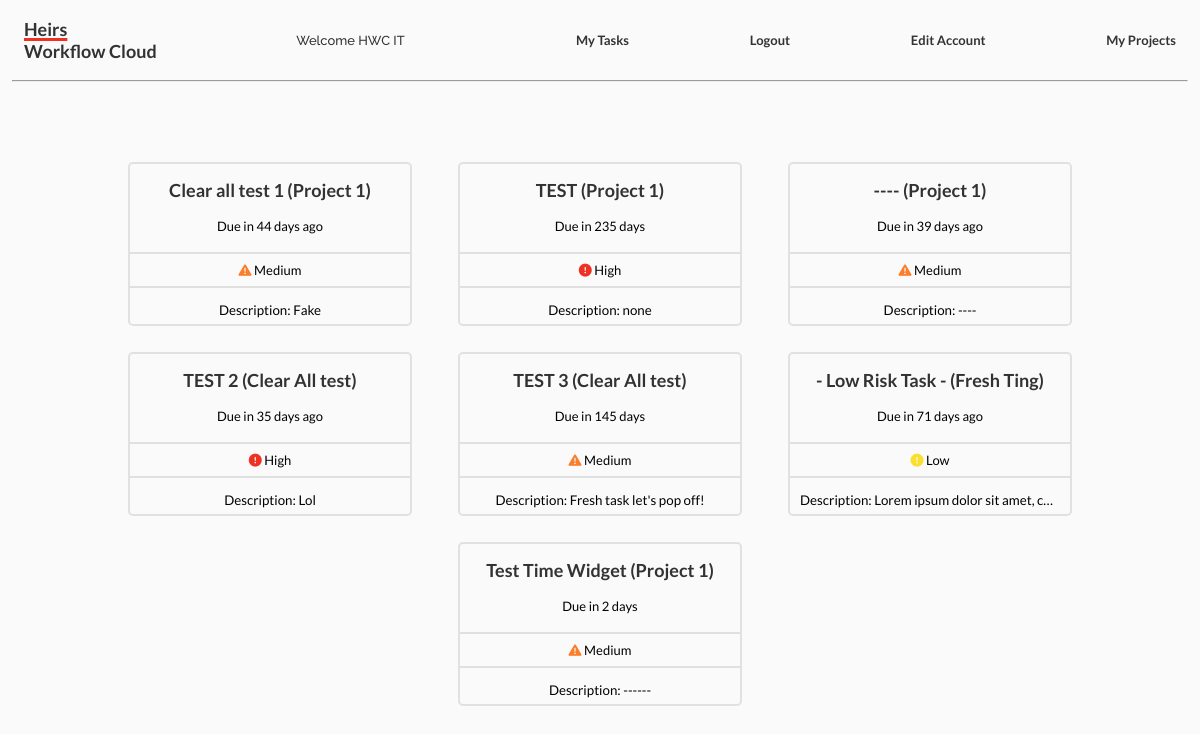
Page /tasks/ (signed in) on the committed database.
### tasktable/models.py (models this page shows, shortened)
class Task(models.Model):
    name = models.CharField(max_length=50, unique=True)
    description = models.CharField(max_length=260)
    assigned_date = models.DateTimeField(
        'Date Assigned', default=timezone.now, blank=True)
    due_date = models.DateTimeField('Date Due')
    importance = models.CharField(choices=IMPORTANCE, max_length=6)
    assignees = models.ManyToManyField(User, related_name='assignees')
    manager = models.ForeignKey(
        User, on_delete=models.CASCADE, related_name='manager')
    references = models.ManyToManyField(
        File, blank=True, related_name='references')
    submissions = models.ManyToManyField(File, blank=True)
    due_in = get_time_until_due
    project = models.ForeignKey(
        Project, on_delete=models.CASCADE, null=True)
    state = models.CharField(
        choices=STATE, max_length=18, blank=True
    )
    status = models.ManyToManyField(
        Status, blank=True)
    approved = models.BooleanField(default=False)
    pre_approved = models.BooleanField(default=False)
    feedback = models.CharField(max_length=1000, null=True, blank=True)

class Project(models.Model):
    name = models.CharField(max_length=50, unique=True)
    members = models.ManyToManyField(User)
    founding_date = models.DateTimeField(default=timezone.now, blank=True)
    def __str__(self):
        return self.name

### tasktable/views.py (the view)
# urls.py: path('', views.mytasks, name='tasks'),
def mytasks(request):
    if request.user.is_authenticated:
        my_tasks = []
        user_id = request.user.id
        current_user = User.objects.get(id=user_id)
        all_tasks = Task.objects.all()
        for task in all_tasks:
            if current_user in task.assignees.all():
                my_tasks.append(task)
        template = loader.get_template('tasks/index.html')
        context = {
            'all_tasks': my_tasks,
        }
        return HttpResponse(template.render(context, request))
    else:
        raise PermissionDenied

### tasktable/models.py (called while the page is built)
def get_time_until_due(instance):
    delta = instance.due_date - datetime.now(timezone.utc)
    if delta.days > 0:
        return '{0} days'.format(delta.days)
    elif delta.days == 0:
        return 'today'
    elif delta.days == -1:
        return 'yesterday'
    elif delta.days == 1:
        return 'tomorrow'
    else:
        return '{0} days ago'.format(abs(delta.days))

### tasktable/templates/tasks/index.html
{% extends 'tasks/base.html' %}
{% block content %}
{% if all_tasks %}
<div class='tasks'>
        {% for task in all_tasks %}
        <div class='hover3d' onclick="location.href='/tasks/{{ task.id }}'">
                <div class='task' onclick="location.href='/tasks/{{ task.id }}'">
                        {% if can_edit %}
                        <h2><a href="{{ task.id }}/">{{ task.name }} ({{ task.project }})</a> - <a
                                        href="{{ task.id }}/edit">Edit</a>
                        </h2>
                        {% else %}
                        <h2><a href="{{ task.id }}/">{{ task.name }} ({{ task.project }})</a></h2>
                        {% endif %}
                        <h4>Due in {{ task.due_in }}</h4>
                        {% if task.importance == 'High' %}
                        <h6> <i class="red fas fa-exclamation-circle"></i> {{ task.importance }}</h6>
                        {% elif task.importance == 'Medium' %}
                        <h6> <i class="orange fas fa-exclamation-triangle"></i> {{ task.importance }}</h6>
                        {% else %}
                        <h6> <i class="yellow fas fa-exclamation-circle"></i> {{ task.importance }}</h6>
                        {% endif %}
                        <div class='scroll-box-para'>
                                <p>Description: {{ task.description }}</p>
                        </div>
                </div>
        </div>
        {% endfor %}
</div>
{% else %}
<p>No active tasks.</p>
{% endif %}
{% endblock %}

### tasktable/templates/tasks/base.html (shortened to what this page needs)
<!DOCTYPE html>
<html lang="en">
<head>
    {% load static %}
    <link rel='stylesheet' href="{% static 'style.css' %}">
    <link rel="stylesheet" href="{% static 'date-picker/jquery-ui.css' %}">
</head>
<body>
    <div class="navbar">
        <div id="logo">
            <a href="/user/home">
                <h1> <span id='highlight'>Heirs</span> <br> Workflow Cloud</h1>
            </a>
        </div>
        <h3 id='welcome'>Welcome {{ request.user.first_name }}</h3>
        <div class='nav-links'>
            <ul>
                <li class="link"><a href="/tasks">My Tasks</a></li>
                <li class="link"><a href="/user/logout">Logout</a></li>
                <li class="link"><a href="/admin/password_change/">Edit Account</a></li>
                <li class="link"><a href="/myprojects">My Projects</a></li>
            </ul>
        </div>
    </div>
    <hr>
    {% block content %}
    {% endblock%}
    {% load static %}
</body>
</html>

### tasktable/static/style.css (style rules this page uses)
* { outline: none; }
.navbar { display: flex; color:rgba(0, 0, 0, 0.8); align-items: center; height: 10vh; justify-content: space-between; }
.nav-links { display: flex; justify-content: space-between; margin-right: 2vw; }
#logo { font-size: xx-small; font-family: 'Raleway', sans-serif; font-weight: 800; margin-left: 2vw; }
#welcome { font-size: small; font-family: 'Raleway', sans-serif; font-weight: 500; }
div.nav-links>ul { display: flex; font-family: 'Raleway', sans-serif; font-weight: 600; font-size: small; color:rgba(0, 0, 0, 0.8); align-items: center; justify-content: space-between; width: 50vw; }
.nav-links ul li { list-style: none; justify-self: space-around; }
a { color: rgba(0, 0, 0, 0.8); text-decoration: none; outline: none; font-family: 'Lato', sans-serif; transition: 250ms ease-in-out; }
body { margin: 0; padding: 0; background-color: rgb(250, 250, 250); overflow-x: hidden; overflow-y: auto; font-family: 'Lato', sans-serif; }
hr { margin: 0 1vw 5vh 1vw; color: #000000AA; border-radius: 1px; background: #00000000; }
p { font-size: smaller; }
ul { list-style: none; margin: 0; padding-left: 4ch; }
h3, h2 { font-family: 'Raleway', sans-serif !important; font-size: large; margin: initial 10px; overflow: hidden; text-overflow: ellipsis; white-space: nowrap; }
h4, h6 { font-size: small; font-weight: 400; font-family: 'Lato', sans-serif; }
h6 { width: 100%; border-top: 2px solid rgba(0, 0, 0, 0.1); border-bottom: 2px solid rgba(0, 0, 0, 0.1); padding: 1vh 0; transition: .35s ease-in-out; margin: 10px 0; }
.red { color: #EE3123; }
.orange { color: #fa7f2d; }
.yellow { color: #fadf2d; }
.task { text-align: center; width: 280px; height: 160px; font-family: 'Lato', sans-serif; border: 2px solid rgba(0, 0, 0, 0.1); border-radius: 5px; cursor: pointer; margin-bottom: 2.5vh; }
.scroll-box-para p { line-height: 3vh; height: 5vh; max-width: 100%; margin: 0 10px; overflow: hidden; text-overflow: ellipsis; white-space: nowrap; }
.hover3d, .hover3d-p { cursor: pointer; transition: .3 ease-in-out; border-radius: 5px; }
.tasks { display: flex; flex-wrap: wrap; margin: 10vh 50%; justify-content: space-around; transform: translate(-50%, 0); width: 82vw; gap: 0.5vw; }
i { color: #EE3123; }
#highlight { text-decoration: underline #EE3123 0.15em; }

### rows in the picture
Task: name "Clear all test 1", project "Project 1", due_in "44 days ago", importance "Medium", description "Fake"
Task: name "TEST", project "Project 1", due_in "235 days", importance "High", description "none"
Task: name "----", project "Project 1", due_in "39 days ago", importance "Medium", description "----"
Task: name "TEST 2", project "Clear All test", due_in "35 days ago", importance "High", description "Lol"
Task: name "TEST 3", project "Clear All test", due_in "145 days", importance "Medium", description "Fresh task let's pop off!"
Task: name "- Low Risk Task -", project "Fresh Ting", due_in "71 days ago", importance "Low", description "Lorem ipsum dolor sit amet, c…"
Task: name "Test Time Widget", project "Project 1", due_in "2 days", importance "Medium", description "------"

### other values in the picture
{{ request.user.first_name }} "HWC IT"
